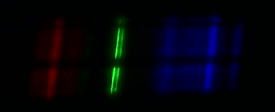
#> input picture doublespectrum.png, 275 x 112 px
$ jupyter execute line-detection.ipynb   (Python 2 division)
#> lines starting #> are read from the running program, lines starting #| are printed output that depends on the picture
### Line Detection of the break between two different spectra

[cell 1]
import numpy as np
import cv2
from matplotlib import pyplot as plt

img = cv2.imread('doublespectrum.png', 1)
#> img is the input picture: shape (112, 275, 3); mean B, G, R 11.6, 4, 2.9

OpenCV image display doesn't seem to work in the notebook: it insists on popping up a window that then can't be closed, without killing the kernel. So, we're displaying images with matplotlib instead. However, OpenCV loads in BGR mode, but Matplotlib displays in RGB mode, so images will be displayed with red and blue reversed.

[cell 2]
# Show image with matplotlib
plt.imshow(img)
plt.xticks([]), plt.yticks([])
plt.show()

[cell 3]
print img.shape
#| (112, 275, 3)
print img.size
#| 92400
print img.dtype
#| uint8

[cell 4]
# Splitting and merging to fix the colour mode issue.
b,g,r = cv2.split(img)
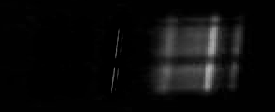
#> b: shape (112, 275); min 0, max 178, mean 11.6
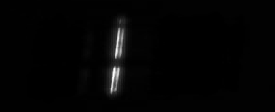
#> g: shape (112, 275); min 0, max 255, mean 4
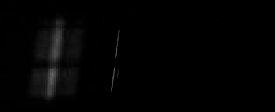
#> r: shape (112, 275); min 0, max 101, mean 2.9
img2 = cv2.merge((r,g,b))

[cell 5]
plt.imshow(img2)
plt.xticks([]), plt.yticks([])
plt.show()

[cell 6]
gray = cv2.cvtColor(img, cv2.COLOR_BGR2GRAY)

[cell 7]
plt.imshow(gray, cmap = 'gray')
plt.xticks([]), plt.yticks([])
plt.show()

[cell 8]
print gray.shape
#| (112, 275)

[cell 9]
plt.plot(gray[56,:])
plt.show()
#> figure, not shown here; curve peaks at x = 115, y = 134

[cell 10]
plt.plot(gray[60,:])
plt.show()
#> figure, not shown here; curve peaks at x = 117, y = 23

[cell 11]
plt.plot(gray[65,:])
plt.show()
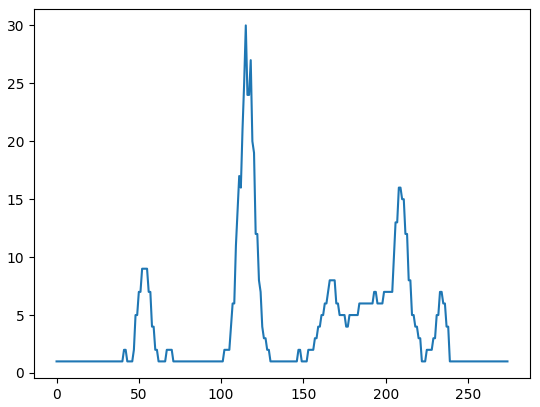
#> figure drawn by matplotlib, 1 panel; curve peaks at x = 115, y = 30

[cell 12]
plt.plot(gray[:,115])
plt.show()
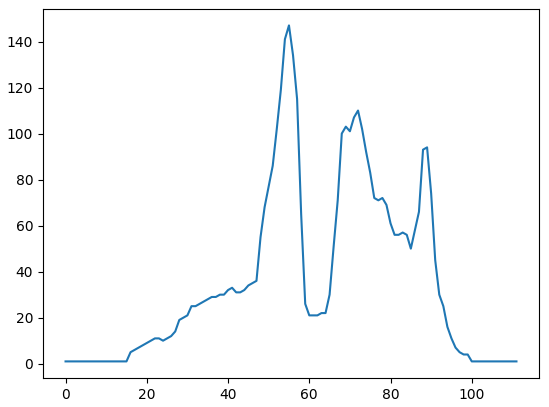
#> figure drawn by matplotlib, 1 panel; curve peaks at x = 55, y = 147

[cell 13]
plt.plot(gray)
plt.show()
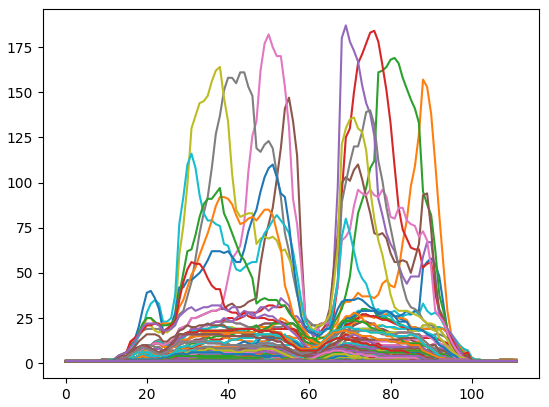
#> figure drawn by matplotlib, 1 panel

[cell 14]
x = sum(gray,1)
#> x = 275 values, max 255 at index 197, min 0 at index 201, mean 132.3
print x.shape
#| (275,)

[cell 15]
plt.plot(x)
plt.show()
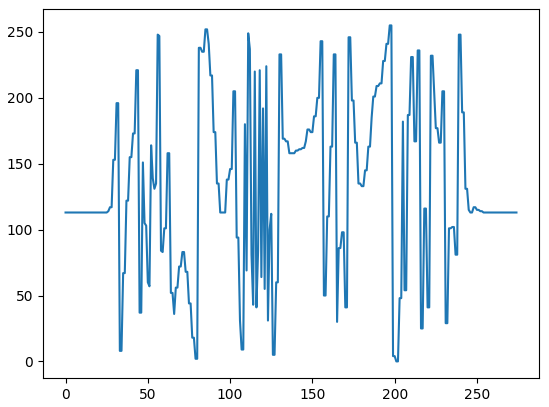
#> figure drawn by matplotlib, 1 panel; curve peaks at x = 197, y = 255

[cell 16]
from scipy.signal import argrelextrema
mins = argrelextrema(x, np.less)
#> mins = ([51, 54, 59, 66, 110, 114, 116, 119, 121, 123, 165],)
print mins[0]
#| [ 51  54  59  66 110 114 116 119 121 123 165]

[cell 17]
plt.plot(gray[62,:])
plt.show()
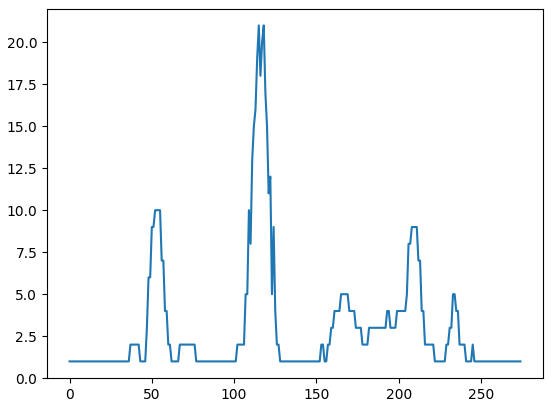
#> figure drawn by matplotlib, 1 panel; curve peaks at x = 115, y = 21

Find local minimum closest to midpoint of the region (i.e. closest to 56)

[cell 18]
distances = [abs(minimum - 56) for minimum in mins[0]]
#> distances = [5, 2, 3, 10, 54, 58, 60, 63, 65, 67, 109]
print distances
#| [5, 2, 3, 10, 54, 58, 60, 63, 65, 67, 109]

[cell 19]
min_dist = min(distances)
#> min_dist = 2
print min_dist
#| 2

[cell 20]
index = distances.index(min_dist)
#> index = 1
dividing_line = mins[0][index]
#> dividing_line = 54

[cell 21]
print dividing_line
#| 54

[cell 22]
# Top spectrum
plt.imshow(img2[:dividing_line,:,:])
plt.xticks([]), plt.yticks([])
plt.show()
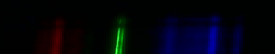
#> shown: shape (54, 275, 3); mean R, G, B 2.5, 3.8, 12

[cell 23]
# Bottom spectrum
plt.imshow(img2[dividing_line:,:,:])
plt.xticks([]), plt.yticks([])
plt.show()
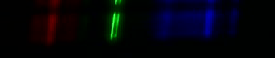
#> shown: shape (58, 275, 3); mean R, G, B 3.3, 4.2, 11.1

$ run again, with shear.png copied over doublespectrum.png
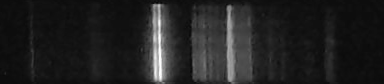
#> input picture shear.png, 384 x 84 px
#> img is the input picture: shape (84, 384, 3); min 5, max 255, mean 33.5
#| (84, 384, 3)
#| 96768
#| uint8
#| (84, 384)
#> x = 384 values, max 255 at index 129, min 0 at index 60, mean 142.6
#| (384,)
#| [  9  15  22  24  26  28  32  35  43  45  47  49  53  60  66  70  73  75
#|   79  84  89  91  94  99 104 112 116 121 128 131 133 138 142 145 150 152
#|  155 160 163 168 173 175 177 179 181 184 186 190 193 198 201 207 209 212
#|  217 220 223 225 229 233 236 240 246 248 251 253 256 259 261 265 270 272
#|  274 277 280 284 286 293 296 299 303 314 320 325 327 331 334 336 340 346
#|  355 357 363 366 374 377]
#> `plt.show()`:
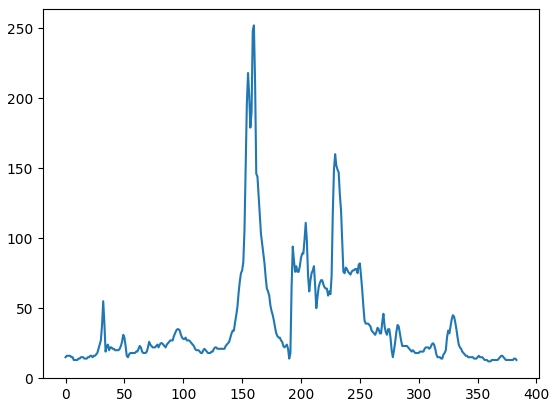
#> figure drawn by matplotlib, 1 panel; curve peaks at x = 160, y = 252
#> distances = 96 values, max 321 at index 95, min 3 at index 12, mean 141.4
#> (printed output is left out)
#> min_dist = 3
#| 3
#> index = 12
#> dividing_line = 53
#| 53
#> `plt.show()`:
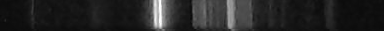
#> shown: shape (31, 384, 3); min 9, max 255, mean 37.8
